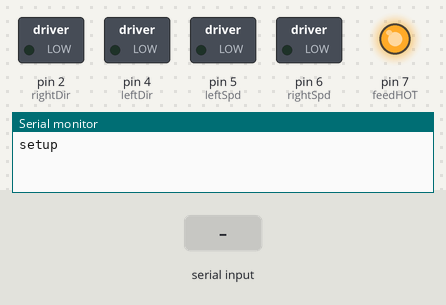
Recording of a sketch running on a simulated Arduino Uno, built with avr-gcc and run on an emulated ATmega328P. On the bench: switched loads named in the sketch (green lamp = pin HIGH), output pins drawn as LEDs (lit = HIGH), the last lines printed to the serial monitor. The test bench sets the inputs (shaded band).

Above: at 1.2 s.
1.3 s: "w90\n" received over Serial
At 2.0 s:
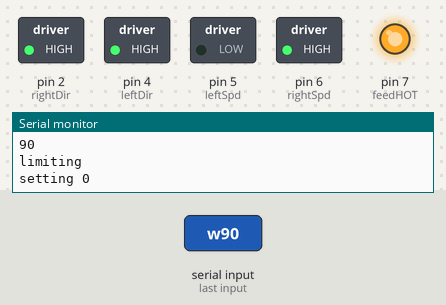
2.8 s: "a90\n" received over Serial
At 3.1 s:
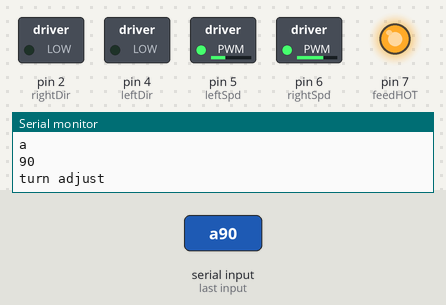
4.3 s: "s90\n" received over Serial
At 5.5 s:
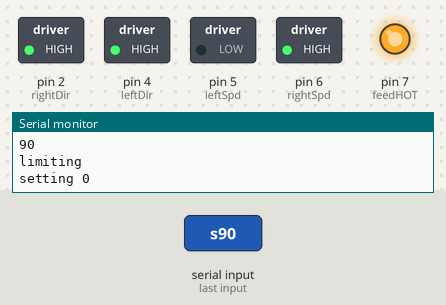
5.8 s: "d90\n" received over Serial
At 6.6 s:
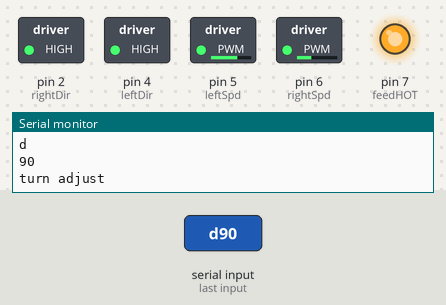
7.3 s: "a,45\n" received over Serial
At 7.8 s:
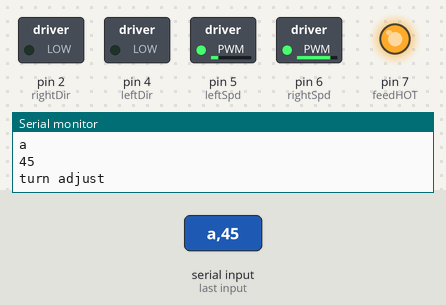
8.8 s: "d,45\n" received over Serial
At 10.1 s:
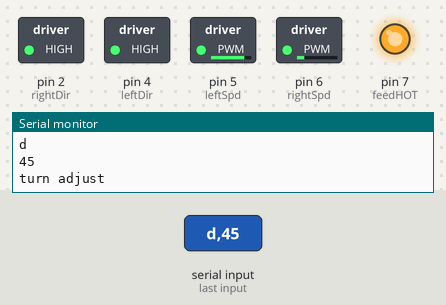
Timing chart, 0 to 11.3 s (numbered marks = the images above; inputs shaded):
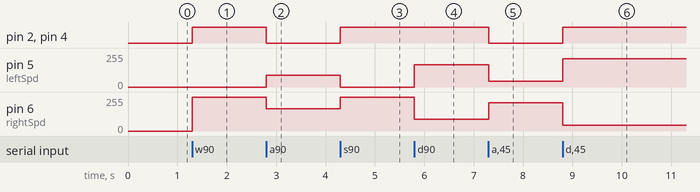

Measured:
- after the input at 1.3 s, pin 2 (rightDir), pin 4 (leftDir): LOW → HIGH at once; pin 6 (rightSpd): 0/255 → 255/255 at once
- after the input at 2.8 s, pin 2 (rightDir), pin 4 (leftDir): HIGH → LOW at once; pin 5 (leftSpd): 0/255 → 90/255 at once; pin 6 (rightSpd): 255/255 → 166/255 at once
- after the input at 4.3 s, pin 2 (rightDir), pin 4 (leftDir): LOW → HIGH at once; pin 5 (leftSpd): 90/255 → 0/255 at once; pin 6 (rightSpd): 166/255 → 255/255 at once
- after the input at 5.8 s, pin 5 (leftSpd): 0/255 → 166/255 at once; pin 6 (rightSpd): 255/255 → 90/255 at once
- after the input at 7.3 s, pin 2 (rightDir), pin 4 (leftDir): HIGH → LOW at once; pin 5 (leftSpd): 166/255 → 45/255 at once; pin 6 (rightSpd): 90/255 → 211/255 at once
- after the input at 8.8 s, pin 2 (rightDir), pin 4 (leftDir): LOW → HIGH at once; pin 5 (leftSpd): 45/255 → 211/255 at once; pin 6 (rightSpd): 211/255 → 45/255 at once

The sketch:

MotorDriver.ino
```cpp
// R3: Jan 23, 2019: Basic functionality     -Greg Lewis
// R4: Jan 23, 2019: Smooth control          -Greg Lewis
// R5L Feb 2, 2019: WASD and Int implementation over serial   -Matt Wells
// R6: Feb 8, 2019: Many Major updates:      -Greg Lewis

                //   Restructure turning to enable the bot to turn in place
                //   Human readable turn commands added (f,b,l,r)
                //   Out of range detection. Motors don't rollover from of full on to off and vice versa
                //   Major restructuring of the move() function to be more efficient and more robust. Accounts for edge cases
                //   Comprehensive documentation of move()

#define rightSpd 6  // PWM Magnitude
#define rightDir 2  // Digital direction
#define leftSpd 5
#define leftDir 4
#define feedGND 6
#define feedHOT 7

int speed = 0;     //0 = velocity, 1 = turn
int direction = 0;
int speedStep = 1;
int directionStep = 1;
int nullRange = 5;      // Lower threshold of when a wheel tries to turn
                        //This is a power saving feature

void move(int velocity, int turn);  //Declare the main movement funtion
int sign(int, char); //for movement
int sign(int); //for calculation

void setup(void)
{
  Serial.begin(115200);
  Serial.println("setup");
  pinMode(rightSpd, OUTPUT);
  pinMode(rightDir, OUTPUT);
  pinMode(leftSpd, OUTPUT);
  pinMode(leftDir, OUTPUT);
  pinMode(feedGND, OUTPUT);
  pinMode(feedHOT, OUTPUT);
  digitalWrite(feedHOT, HIGH);
  digitalWrite(feedGND, LOW);
}


void loop(void){

  int val = 0;
  char mode = 0;

  while(Serial.available() <= 0);

  do {
    mode = Serial.read();
  } while(mode != 'w' && mode != 'a' && mode != 's' && mode != 'd' && mode != 'z');

  while(Serial.available() <= 0);

  val = Serial.parseInt();

  Serial.println(mode);
  Serial.println(val);

  switch(mode){

    case 'w': speed = abs(val); direction = 0; break; //straight

    case 'a': speed = abs(speed); direction = abs(val); break; //left

    case 's': speed = -abs(val);  direction = 0; break; //backwards

    case 'd': speed = abs(speed); direction = -abs(val); break; //right

    case 'z': speed = 0; direction = 0; break; //stop

  }

  move(speed, direction);

}

int sign(int val, char dir){
  if (val > 0) {
    switch(dir){
      case 'l': return 0;
      case 'r': return 1;
    }
  }
  else if (val < 0) {
    switch(dir){
      case 'l': return 1;
      case 'r': return 0;
    }
  }
  else return -1;
}

int sign(int val){
  if (val > 0) return 1;
  else if (val < 0) return -1;
  else return 0;
}

bool iJustTurned = false;

void move(int velocity, int turn){
  // This function translates the desired speed and direction into wheel motion
  // It takes the desired direction and velocity and translates it for the motor driver hardware
  // Basic functionality:
  // Split the velocity to each wheel
  // Add or subtract from the foreward / backward wheel speed to turn
  // Filter the calculated values so that they are in the acceptable range
  // Filter the calculated values so that the motors don't try to turn when they can't move the motors
  // Output the final direction and speed information to the hardware

  int leftVelocity, rightVelocity;                // Same on the other wheel
  int turnChange = abs(turn);      // Get the amount for each wheel to adjust l/r direction (two wheels * 0.5)


// This section adjusts the individual wheel velocities to account for turning
  if(turn > 0){                   //If we are turning left
    if (iJustTurned){
      leftVelocity = rightVelocity = abs(velocity); //FIXME
    } else {
      Serial.println("turn adjust");
      leftVelocity += turnChange;   //Adjust speed of left wheel so it turns right
      rightVelocity -= turnChange; //Also adjust the speed of the right wheel as well for more precise turning
    }
  }
  else if(turn < 0){              // Same on the other wheel
    Serial.println("turn adjust");
    leftVelocity -= turnChange;
    rightVelocity += turnChange;
  }


    // This section limits the wheel values to the desired range
    if((rightVelocity > 255) || (rightVelocity < -255)){
      Serial.println("limiting");
      rightVelocity = 255 * sign(rightVelocity);
    }
    if(leftVelocity > 255 || leftVelocity < -255){
      Serial.println("limiting");
      leftVelocity = 255 * sign(leftVelocity);
    }


    // Keep from trying to drive the motors at very low speeds to save power
    if(abs(rightVelocity) < nullRange){ // If the velocity to output is small enough (within the nullRange),
        Serial.println("setting 0");
        rightVelocity = 0;              // Don't try to turn it.
    }
    if(abs(leftVelocity) < nullRange){  // Same on the other wheel
        Serial.println("setting 0");
        leftVelocity = 0;
    }

  //The rightVelocity and leftVelocity ints now have a value from -255 to 255

  /*Serial.println((leftVelocity)); Serial.println((rightVelocity));
  Serial.println(sign(leftVelocity)); Serial.println(sign(rightVelocity));
  Serial.println(turnChange);*/

  // Output the signals to the motor driver hardware
  digitalWrite(leftDir, sign(leftVelocity, 'l'));    // Select the direction of the wheel based on whether the calculated wheel speed is positive or negative
  analogWrite(leftSpd, leftVelocity);      // Set the PWM output, aka, set the speed

  digitalWrite(rightDir, sign(rightVelocity, 'r'));  // Same on the other wheel
  analogWrite(rightSpd, rightVelocity);

}
```
